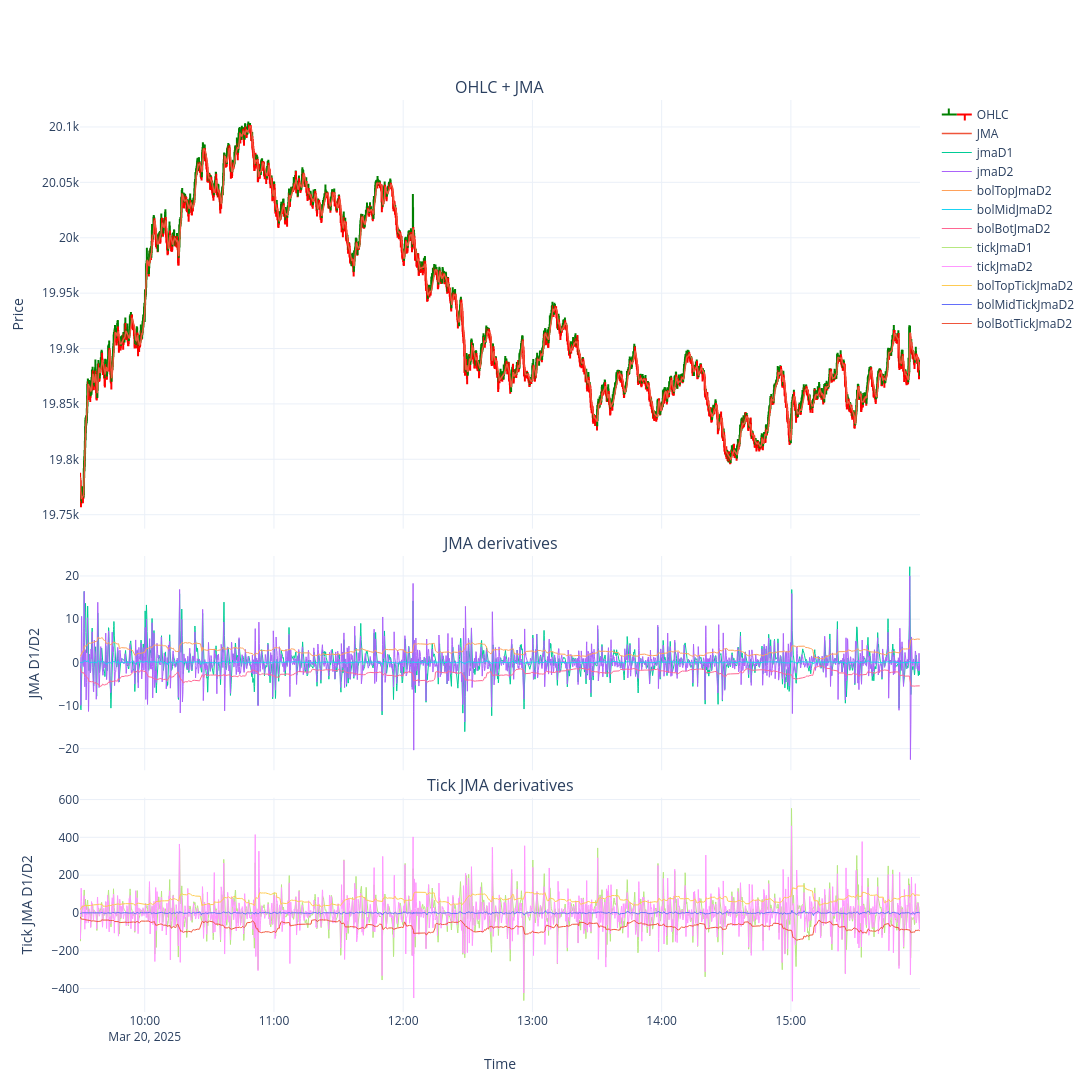

Notebook code for this chart:
### Code cell
import plotly.graph_objects as go
from plotly.subplots import make_subplots

def plot_day(df):
    d = df.sort_values("timestamp")

    fig = make_subplots(
        rows=3,
        cols=1,
        shared_xaxes=True,
        vertical_spacing=0.03,
        row_heights=[0.50, 0.25, 0.25],
        subplot_titles=[
            "OHLC + JMA",
            "JMA derivatives",
            "Tick JMA derivatives",
        ],
    )

    x = d["timestamp"]

    # Pane 1: OHLC bars
    fig.add_trace(
        go.Ohlc(
            x=x,
            open=d["Open"],
            high=d["High"],
            low=d["Low"],
            close=d["Last"],
            name="OHLC",
            increasing_line_color="green",
            decreasing_line_color="red",
        ),
        row=1,
        col=1,
    )

    # Pane 1: JMA overlay
    fig.add_trace(
        go.Scatter(
            x=x,
            y=d["JMA"],
            mode="lines",
            name="JMA",
            line=dict(width=1.5),
        ),
        row=1,
        col=1,
    )

    # Pane 2
    pane2_cols = [
        "jmaD1",
        "jmaD2",
        "bolTopJmaD2",
        "bolMidJmaD2",
        "bolBotJmaD2",
    ]

    for col in pane2_cols:
        fig.add_trace(
            go.Scatter(
                x=x,
                y=d[col],
                mode="lines",
                name=col,
                line=dict(width=1),
            ),
            row=2,
            col=1,
        )

    # Pane 3
    pane3_cols = [
        "tickJmaD1",
        "tickJmaD2",
        "bolTopTickJmaD2",
        "bolMidTickJmaD2",
        "bolBotTickJmaD2",
    ]

    for col in pane3_cols:
        fig.add_trace(
            go.Scatter(
                x=x,
                y=d[col],
                mode="lines",
                name=col,
                line=dict(width=1),
            ),
            row=3,
            col=1,
        )

    fig.update_layout(
        height=1100,
        width=2400,
        template="plotly_white",
        hovermode="x unified",
        showlegend=True,
        xaxis_rangeslider_visible=False,
    )

    fig.update_yaxes(title_text="Price", row=1, col=1)
    fig.update_yaxes(title_text="JMA D1/D2", row=2, col=1)
    fig.update_yaxes(title_text="Tick JMA D1/D2", row=3, col=1)

    fig.update_xaxes(title_text="Time", row=3, col=1)

    fig.show()

_day = '2025-03-20'
rawFile= f'data/mnq-tick-oscillator-6sec.pqt'
_raw = pd.read_parquet(rawFile)
_raw = _raw[_raw["timestamp"].dt.date == pd.Timestamp(_day).date()]
plot_day(_raw)

### Figure 1 — Plotly figure (JSON) as saved in the notebook; plotly's stock layout.template omitted (floating-point values rounded to 4 significant figures; data arrays with more than 128 entries replaced by an {"elided": "..."} marker saying what was removed)
{"data": [{"close": {"elided": "3900 float values"}, "decreasing": {"line": {"color": "red"}}, "high": {"elided": "3900 float values"}, "increasing": {"line": {"color": "green"}}, "low": {"elided": "3900 float values"}, "name": "OHLC", "open": {"elided": "3900 float values"}, "type": "ohlc", "x": {"elided": "3900 str values"}, "xaxis": "x", "yaxis": "y"}, {"line": {"width": 1.5}, "mode": "lines", "name": "JMA", "type": "scatter", "x": {"elided": "3900 str values"}, "xaxis": "x", "y": {"elided": "3900 float values"}, "yaxis": "y"}, {"line": {"width": 1}, "mode": "lines", "name": "jmaD1", "type": "scatter", "x": {"elided": "3900 str values"}, "xaxis": "x2", "y": {"elided": "3900 float values"}, "yaxis": "y2"}, {"line": {"width": 1}, "mode": "lines", "name": "jmaD2", "type": "scatter", "x": {"elided": "3900 str values"}, "xaxis": "x2", "y": {"elided": "3900 float values"}, "yaxis": "y2"}, {"line": {"width": 1}, "mode": "lines", "name": "bolTopJmaD2", "type": "scatter", "x": {"elided": "3900 str values"}, "xaxis": "x2", "y": {"elided": "3900 float values"}, "yaxis": "y2"}, {"line": {"width": 1}, "mode": "lines", "name": "bolMidJmaD2", "type": "scatter", "x": {"elided": "3900 str values"}, "xaxis": "x2", "y": {"elided": "3900 float values"}, "yaxis": "y2"}, {"line": {"width": 1}, "mode": "lines", "name": "bolBotJmaD2", "type": "scatter", "x": {"elided": "3900 str values"}, "xaxis": "x2", "y": {"elided": "3900 float values"}, "yaxis": "y2"}, {"line": {"width": 1}, "mode": "lines", "name": "tickJmaD1", "type": "scatter", "x": {"elided": "3900 str values"}, "xaxis": "x3", "y": {"elided": "3900 float values"}, "yaxis": "y3"}, {"line": {"width": 1}, "mode": "lines", "name": "tickJmaD2", "type": "scatter", "x": {"elided": "3900 str values"}, "xaxis": "x3", "y": {"elided": "3900 float values"}, "yaxis": "y3"}, {"line": {"width": 1}, "mode": "lines", "name": "bolTopTickJmaD2", "type": "scatter", "x": {"elided": "3900 str values"}, "xaxis": "x3", "y": {"elided": "3900 float values"}, "yaxis": "y3"}, {"line": {"width": 1}, "mode": "lines", "name": "bolMidTickJmaD2", "type": "scatter", "x": {"elided": "3900 str values"}, "xaxis": "x3", "y": {"elided": "3900 float values"}, "yaxis": "y3"}, {"line": {"width": 1}, "mode": "lines", "name": "bolBotTickJmaD2", "type": "scatter", "x": {"elided": "3900 str values"}, "xaxis": "x3", "y": {"elided": "3900 float values"}, "yaxis": "y3"}], "layout": {"annotations": [{"font": {"size": 16}, "showarrow": false, "text": "OHLC + JMA", "x": 0.5, "xanchor": "center", "xref": "paper", "y": 1, "yanchor": "bottom", "yref": "paper"}, {"font": {"size": 16}, "showarrow": false, "text": "JMA derivatives", "x": 0.5, "xanchor": "center", "xref": "paper", "y": 0.5, "yanchor": "bottom", "yref": "paper"}, {"font": {"size": 16}, "showarrow": false, "text": "Tick JMA derivatives", "x": 0.5, "xanchor": "center", "xref": "paper", "y": 0.235, "yanchor": "bottom", "yref": "paper"}], "height": 1100, "hovermode": "x unified", "showlegend": true, "width": 2400, "xaxis": {"anchor": "y", "domain": [0, 1], "matches": "x3", "rangeslider": {"visible": false}, "showticklabels": false}, "xaxis2": {"anchor": "y2", "domain": [0, 1], "matches": "x3", "showticklabels": false}, "xaxis3": {"anchor": "y3", "domain": [0, 1], "title": {"text": "Time"}}, "yaxis": {"anchor": "x", "domain": [0.53, 1], "title": {"text": "Price"}}, "yaxis2": {"anchor": "x2", "domain": [0.265, 0.5], "title": {"text": "JMA D1/D2"}}, "yaxis3": {"anchor": "x3", "domain": [0, 0.235], "title": {"text": "Tick JMA D1/D2"}}}}
